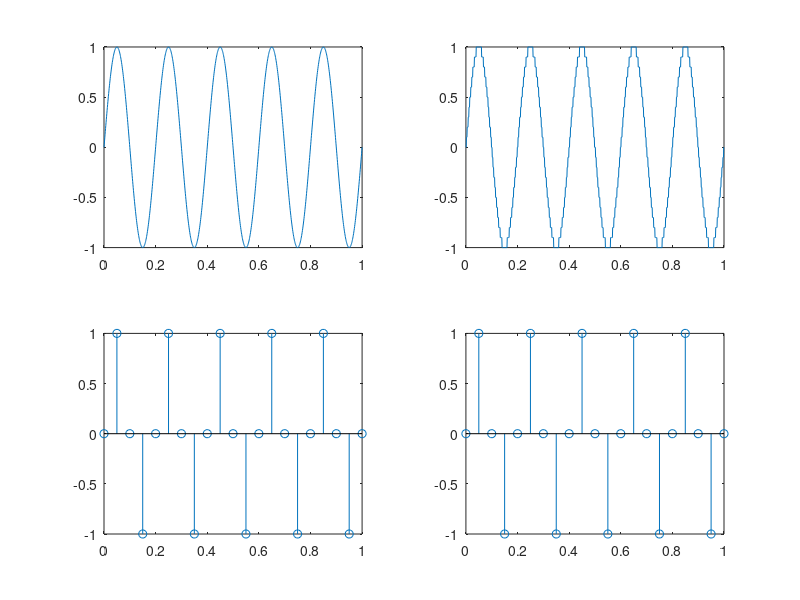

This chart was generated by the following MATLAB code:
%% EE-359 DSP Lab 01 - Introduction to DSP
%% Code 01 - Types of Signals

%% SETUP
% defining start and stop times for signal domain
t_start = 0; t_end = 1;

% creating linearly spaced, semi-continuous domain for ct signals
t = linspace( t_start, t_end, 1000 );
F = 5;                                 % frequency of ctcv signal
Fs = 20;                                % sampling frequency
acc = 0.1;                              % quantization accuracy
n = 0:1:Fs;
ctcv = sin( 2 * pi * F * t );           % Continuous time + value
dtcv = sin( 2 * pi * (F/Fs) * n );  % discrete time, continuous value
ctdv = round( ctcv / acc ) * acc;       % continuous time, discrete value
dtdv = round( dtcv / acc ) * acc;       % discrete time, discrete value

%% PLOTTING
subplot( 2, 2, 1 ); plot( t, ctcv );
subplot( 2, 2, 2 ); plot( t, ctdv );
subplot( 2, 2, 3 ); stem( n/Fs, dtcv );
subplot( 2, 2, 4 ); stem( n/Fs, dtdv );